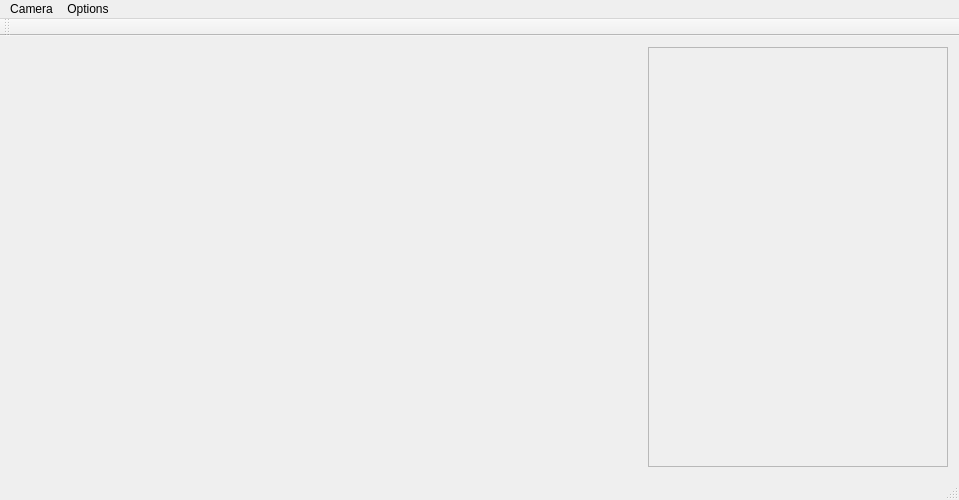
<?xml version="1.0" encoding="UTF-8"?>
<ui version="4.0">
 <class>BeautySdkDemo</class>
 <widget class="QMainWindow" name="QtGLWebcamDemo">
  <property name="geometry">
   <rect>
    <x>0</x>
    <y>0</y>
    <width>959</width>
    <height>500</height>
   </rect>
  </property>
  <property name="windowTitle">
   <string>美颜Demo</string>
  </property>
  <widget class="QWidget" name="centralWidget">
   <layout class="QVBoxLayout" name="verticalLayout">
    <item>
     <layout class="QHBoxLayout" name="horizontalLayout">
      <item>
       <widget class="MyGlView" name="myGlView" native="true"/>
      </item>
      <item>
       <widget class="QFrame" name="frame">
        <property name="minimumSize">
         <size>
          <width>300</width>
          <height>0</height>
         </size>
        </property>
        <property name="maximumSize">
         <size>
          <width>300</width>
          <height>16777215</height>
         </size>
        </property>
        <property name="frameShape">
         <enum>QFrame::StyledPanel</enum>
        </property>
        <property name="frameShadow">
         <enum>QFrame::Raised</enum>
        </property>
        <layout class="QVBoxLayout" name="verticalLayout_2">
         <property name="spacing">
          <number>1</number>
         </property>
        </layout>
       </widget>
      </item>
     </layout>
    </item>
   </layout>
  </widget>
  <widget class="QMenuBar" name="menuBar">
   <property name="geometry">
    <rect>
     <x>0</x>
     <y>0</y>
     <width>959</width>
     <height>23</height>
    </rect>
   </property>
   <widget class="QMenu" name="menuStart">
    <property name="title">
     <string>Camera</string>
    </property>
    <addaction name="actionStart"/>
   </widget>
   <widget class="QMenu" name="menuOptions">
    <property name="title">
     <string>Options</string>
    </property>
    <addaction name="actionVertical_Flip"/>
    <addaction name="action_Horizontal_Mirror"/>
   </widget>
   <addaction name="menuStart"/>
   <addaction name="menuOptions"/>
  </widget>
  <widget class="QToolBar" name="mainToolBar">
   <attribute name="toolBarArea">
    <enum>TopToolBarArea</enum>
   </attribute>
   <attribute name="toolBarBreak">
    <bool>false</bool>
   </attribute>
  </widget>
  <widget class="QStatusBar" name="statusBar"/>
  <action name="actionStart">
   <property name="text">
    <string>Start</string>
   </property>
  </action>
  <action name="actionVertical_Flip">
   <property name="checkable">
    <bool>true</bool>
   </property>
   <property name="text">
    <string>&amp;Vertical Mirror</string>
   </property>
   <property name="visible">
    <bool>false</bool>
   </property>
  </action>
  <action name="action_Horizontal_Mirror">
   <property name="checkable">
    <bool>true</bool>
   </property>
   <property name="text">
    <string>&amp;Horizontal Mirror</string>
   </property>
  </action>
 </widget>
 <layoutdefault spacing="6" margin="11"/>
 <customwidgets>
  <customwidget>
   <class>MyGlView</class>
   <extends>QWidget</extends>
   <header>MyGlView.h</header>
   <container>1</container>
  </customwidget>
 </customwidgets>
 <resources/>
 <connections/>
</ui>
